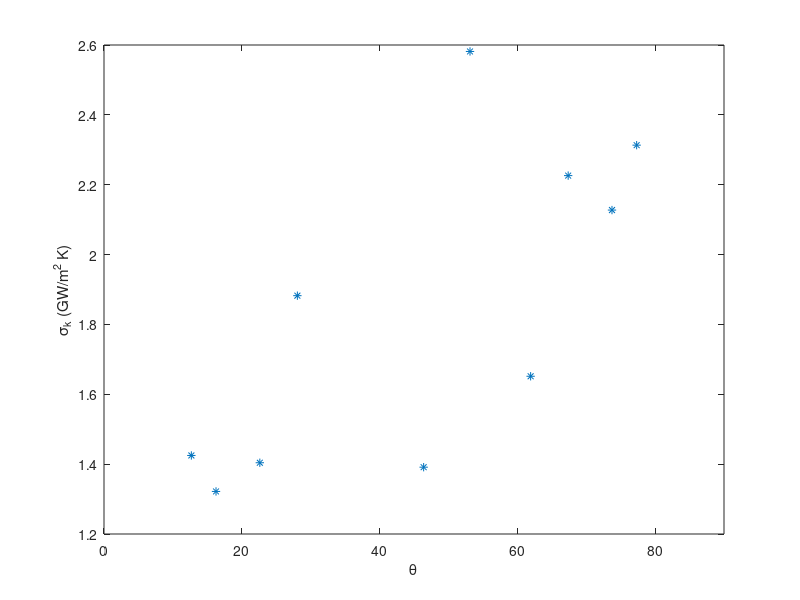

MATLAB code to generate this figure:
the=[12.68
16.26
22.62
28.07
46.4
53.13
61.93
67.38
73.74
77.32];

kr=[1.4248608534
1.321858864
1.4040219378
1.8823529412
1.3913043478
2.581512605
1.6516129032
2.2260869565
2.1274238227
2.313253012];

plot(the,kr,'*')
xlim([0,90])
xlabel('\theta')
ylabel('\sigma_k')
ylabel('\sigma_k (GW/m^2 K)')

